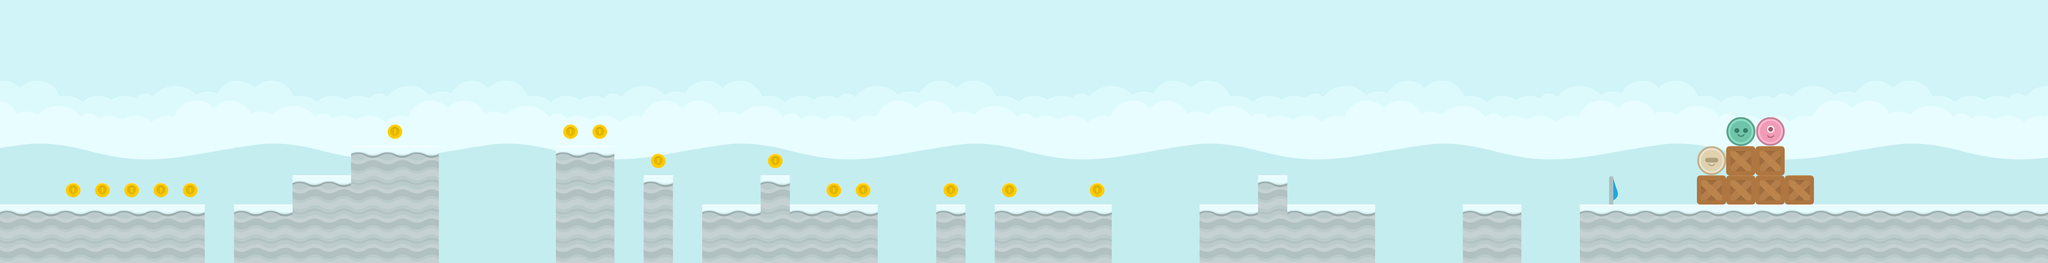

The image is a tile-based game level rendered from a .tmx file. Its description and complete source (layers, tilesets, objects, tile grids) follow:
An orthogonal 70x9 tile map with 128x128 px tiles, 2 tile layers (Tile Layer 1, bg), 5 tilesets and 32 objects.

<map version="1.0" orientation="orthogonal" renderorder="right-down" width="70" height="9" tilewidth="128" tileheight="128" nextobjectid="43">
 <tileset firstgid="1" name="spritesheet_items" tilewidth="128" tileheight="128" tilecount="32" columns="8">
  <image source="../tilesets/spritesheet_items.png" width="1024" height="512" />
 </tileset>
 <tileset firstgid="33" name="blue_land" tilewidth="128" tileheight="128" tilecount="64" columns="8">
  <image source="../tilesets/blue_land.png" width="1024" height="1024" />
 </tileset>
 <tileset firstgid="97" name="spritesheet_ground" tilewidth="128" tileheight="128" spacing="2" margin="1" tilecount="128" columns="8">
  <image source="../tilesets/spritesheet_ground.png" width="1040" height="2080" />
 </tileset>
 <tileset firstgid="225" name="spritesheet_tiles" tilewidth="128" tileheight="128" spacing="2" margin="1" tilecount="128" columns="8">
  <image source="../tilesets/spritesheet_tiles.png" width="1040" height="2080" />
 </tileset>
 <tileset firstgid="353" name="players" tilewidth="128" tileheight="128" tilecount="4" columns="4">
  <image source="../tilesets/players.png" width="512" height="128" />
 </tileset>
 <layer name="Tile Layer 1" width="70" height="9">
  <data encoding="csv">
33,34,35,36,37,38,39,40,33,34,35,36,37,38,39,40,33,34,35,36,37,38,39,40,33,34,35,36,37,38,39,40,33,34,35,36,37,38,39,40,33,34,35,36,37,38,39,40,33,34,35,36,37,38,39,40,33,34,35,36,37,38,39,40,33,34,35,36,37,38,
41,42,43,44,45,46,47,48,41,42,43,44,45,46,47,48,41,42,43,44,45,46,47,48,41,42,43,44,45,46,47,48,41,42,43,44,45,46,47,48,41,42,43,44,45,46,47,48,41,42,43,44,45,46,47,48,41,42,43,44,45,46,47,48,41,42,43,44,45,46,
49,50,51,52,53,54,55,56,49,50,51,52,53,54,55,56,49,50,51,52,53,54,55,56,49,50,51,52,53,54,55,56,49,50,51,52,53,54,55,56,49,50,51,52,53,54,55,56,49,50,51,52,53,54,55,56,49,50,51,52,53,54,55,56,49,50,51,52,53,54,
57,58,59,60,61,62,63,64,57,58,59,60,61,62,63,64,57,58,59,60,61,62,63,64,57,58,59,60,61,62,63,64,57,58,59,60,61,62,63,64,57,58,59,60,61,62,63,64,57,58,59,60,61,62,63,64,57,58,59,60,61,62,63,64,57,58,59,60,61,62,
65,66,67,68,69,70,71,72,65,66,67,68,69,70,71,72,65,66,67,68,69,70,71,72,65,66,67,68,69,70,71,72,65,66,67,68,69,70,71,72,65,66,67,68,69,70,71,72,65,66,67,68,69,70,71,72,65,66,67,68,69,70,71,72,65,66,67,68,69,70,
73,74,75,76,77,78,79,80,73,74,75,76,77,78,79,80,73,74,75,76,77,78,79,80,73,74,75,76,77,78,79,80,73,74,75,76,77,78,79,80,73,74,75,76,77,78,79,80,73,74,75,76,77,78,79,80,73,74,75,76,77,78,79,80,73,74,75,76,77,78,
81,82,83,84,85,86,87,88,81,82,83,84,85,86,87,88,81,82,83,84,85,86,87,88,81,82,83,84,85,86,87,88,81,82,83,84,85,86,87,88,81,82,83,84,85,86,87,88,81,82,83,84,85,86,87,88,81,82,83,84,85,86,87,88,81,82,83,84,85,86,
156,156,156,156,156,156,156,96,89,90,91,92,93,94,95,96,89,90,91,92,93,94,95,96,89,90,91,92,93,94,95,96,89,90,91,156,156,94,95,96,89,90,91,92,93,94,95,89,90,91,92,93,94,95,156,156,156,156,156,156,156,156,156,156,156,156,156,156,156,156,
91,92,93,94,95,96,96,96,96,96,96,96,96,96,96,96,96,96,96,96,96,96,96,96,96,96,96,96,96,96,96,96,96,96,96,149,149,96,96,96,96,96,96,96,96,96,96,96,96,96,96,96,96,96,149,149,149,149,149,149,149,149,149,149,149,149,149,149,149,149
</data>
 </layer>
 <layer name="bg" width="70" height="9">
  <data encoding="csv">
0,0,0,0,0,0,0,0,0,0,0,0,0,0,0,0,0,0,0,0,0,0,0,0,0,0,0,0,0,0,0,0,0,0,0,0,0,0,0,0,0,0,0,0,0,0,0,0,0,0,0,0,0,0,0,0,0,0,0,0,0,0,0,0,0,0,0,0,0,0,
0,0,0,0,0,0,0,0,0,0,0,0,0,0,0,0,0,0,0,0,0,0,0,0,0,0,0,0,0,0,0,0,0,0,0,0,0,0,0,0,0,0,0,0,0,0,0,0,0,0,0,0,0,0,0,0,0,0,0,0,0,0,0,0,0,0,0,0,0,0,
0,0,0,0,0,0,0,0,0,0,0,0,0,0,0,0,0,0,0,0,0,0,0,0,0,0,0,0,0,0,0,0,0,0,0,0,0,0,0,0,0,0,0,0,0,0,0,0,0,0,0,0,0,0,0,0,0,0,0,0,0,0,0,0,0,0,0,0,0,0,
0,0,0,0,0,0,0,0,0,0,0,0,0,0,0,0,0,0,0,0,0,0,0,0,0,0,0,0,0,0,0,0,0,0,0,0,0,0,0,0,0,0,0,0,0,0,0,0,0,0,0,0,0,0,0,0,0,0,0,0,0,0,0,0,0,0,0,0,0,0,
0,0,0,0,0,0,0,0,0,0,0,0,0,30,0,0,0,0,0,30,30,0,0,0,0,0,0,0,0,0,0,0,0,0,0,0,0,0,0,0,0,0,0,0,0,0,0,0,0,0,0,0,0,0,0,0,0,0,0,356,353,0,0,0,0,0,0,0,0,0,
0,0,0,0,0,0,0,0,0,0,0,0,156,156,156,0,0,0,0,156,156,0,30,0,0,0,30,0,0,0,0,0,0,0,0,0,0,0,0,0,0,0,0,31,0,0,0,0,0,0,0,0,0,0,0,0,0,0,355,257,257,0,0,0,0,0,0,0,0,0,
0,160,30,30,30,30,30,0,0,0,156,156,149,149,149,0,0,0,0,149,149,0,156,0,0,0,156,0,30,30,0,0,30,0,30,0,0,30,0,0,0,31,31,156,0,0,0,0,0,0,0,0,0,0,0,11,0,0,257,257,257,257,0,0,0,0,0,0,0,0,
0,0,0,0,0,0,0,0,156,156,149,149,149,149,149,0,0,0,0,149,149,0,149,0,156,156,149,156,156,156,0,0,156,0,156,0,0,156,0,0,0,156,156,149,156,156,156,0,0,0,156,156,0,0,0,0,0,0,0,0,0,0,0,0,0,0,0,0,0,0,
149,149,149,149,149,149,149,0,149,149,149,149,149,149,149,0,0,0,0,149,149,0,149,0,149,149,149,149,149,149,0,0,149,0,149,0,0,149,0,0,0,149,149,149,149,149,149,0,0,0,149,149,0,0,0,0,0,0,0,0,0,0,0,0,0,0,0,0,0,0
</data>
 </layer>
 <objectgroup name="Object Layer 1">
  <object id="1" x="-2" y="896" width="898" height="256" />
  <object id="2" x="1024" y="896" width="256" height="256" />
  <object id="3" x="1536" y="640" width="384" height="512" />
  <object id="4" x="2432" y="640" width="256" height="512" />
  <object id="5" x="2816" y="768" width="128" height="384" />
  <object id="6" x="3072" y="896" width="256" height="256" />
  <object id="7" x="3328" y="768" width="128" height="384" />
  <object id="9" x="3456" y="896" width="384" height="256" />
  <object id="10" x="4096" y="896" width="128" height="256" />
  <object id="12" x="4352" y="896" width="512" height="256" />
  <object id="13" x="5248" y="896" width="256" height="256" />
  <object id="14" x="5504" y="768" width="128" height="384" />
  <object id="16" x="5632" y="896" width="384" height="256" />
  <object id="17" x="6400" y="896" width="256" height="256" />
  <object id="18" x="6912" y="896" width="2048" height="256" />
  <object id="38" x="1280" y="768" width="256" height="384" />
 </objectgroup>
 <objectgroup name="Object Layer 2">
  <object id="25" x="799" y="800" width="64" height="64">
   <ellipse />
  </object>
  <object id="26" x="672.333" y="801" width="64" height="64">
   <ellipse />
  </object>
  <object id="27" x="543.333" y="800.667" width="64" height="64">
   <ellipse />
  </object>
  <object id="28" x="416" y="800.333" width="64" height="64">
   <ellipse />
  </object>
  <object id="29" x="287.667" y="799.667" width="64" height="64">
   <ellipse />
  </object>
  <object id="31" x="1696" y="543.333" width="64" height="64">
   <ellipse />
  </object>
  <object id="32" x="2848" y="671.333" width="64" height="64">
   <ellipse />
  </object>
  <object id="33" x="3359.33" y="672" width="64" height="64">
   <ellipse />
  </object>
  <object id="34" x="3614.67" y="798.667" width="64" height="64">
   <ellipse />
  </object>
  <object id="35" x="4126.67" y="800.667" width="64" height="64">
   <ellipse />
  </object>
  <object id="36" x="4382.67" y="800" width="64" height="64">
   <ellipse />
  </object>
  <object id="37" x="4768" y="799.333" width="64" height="64">
   <ellipse />
  </object>
  <object id="40" x="3745.33" y="800" width="64" height="64">
   <ellipse />
  </object>
  <object id="41" x="2591.33" y="544" width="64" height="64">
   <ellipse />
  </object>
  <object id="42" x="2463.33" y="544" width="64" height="64">
   <ellipse />
  </object>
 </objectgroup>
 <objectgroup name="Object Layer 3">
  <object id="20" x="7168" y="0" width="128" height="896" />
 </objectgroup>
</map>
